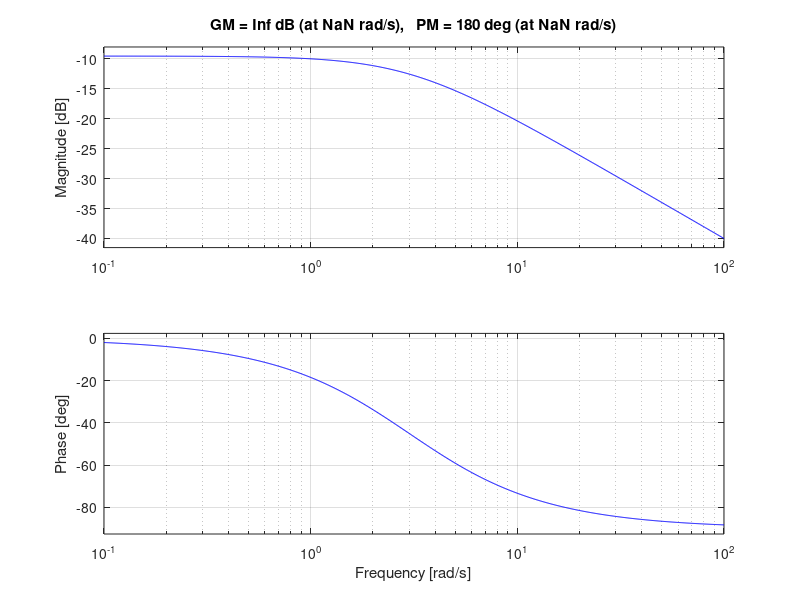

This figure's MATLAB source:
clear all
close all
clc

% Define the transfer function of the system you want to check for BIBO 
% stability. For example, let's consider the following transfer function:

% Define the transfer function
H = tf([1 2], [1 5 6])

% Use the isstable function to check whether the system is stable or not.
% This function returns a logical value (true or false) indicating the 
% stability of the system. If the system is BIBO stable, the output will 
% be true.

% Check for BIBO stability using isstable function
isstable(H)

%Alternatively, you can use the margin function to plot the Bode plot of 
% the system and check the phase margin and gain margin. If both the phase
% margin and gain margin are positive, the system is BIBO stable. Here's an
% example:

% Plot the Bode plot and check the margins
margin(H)
